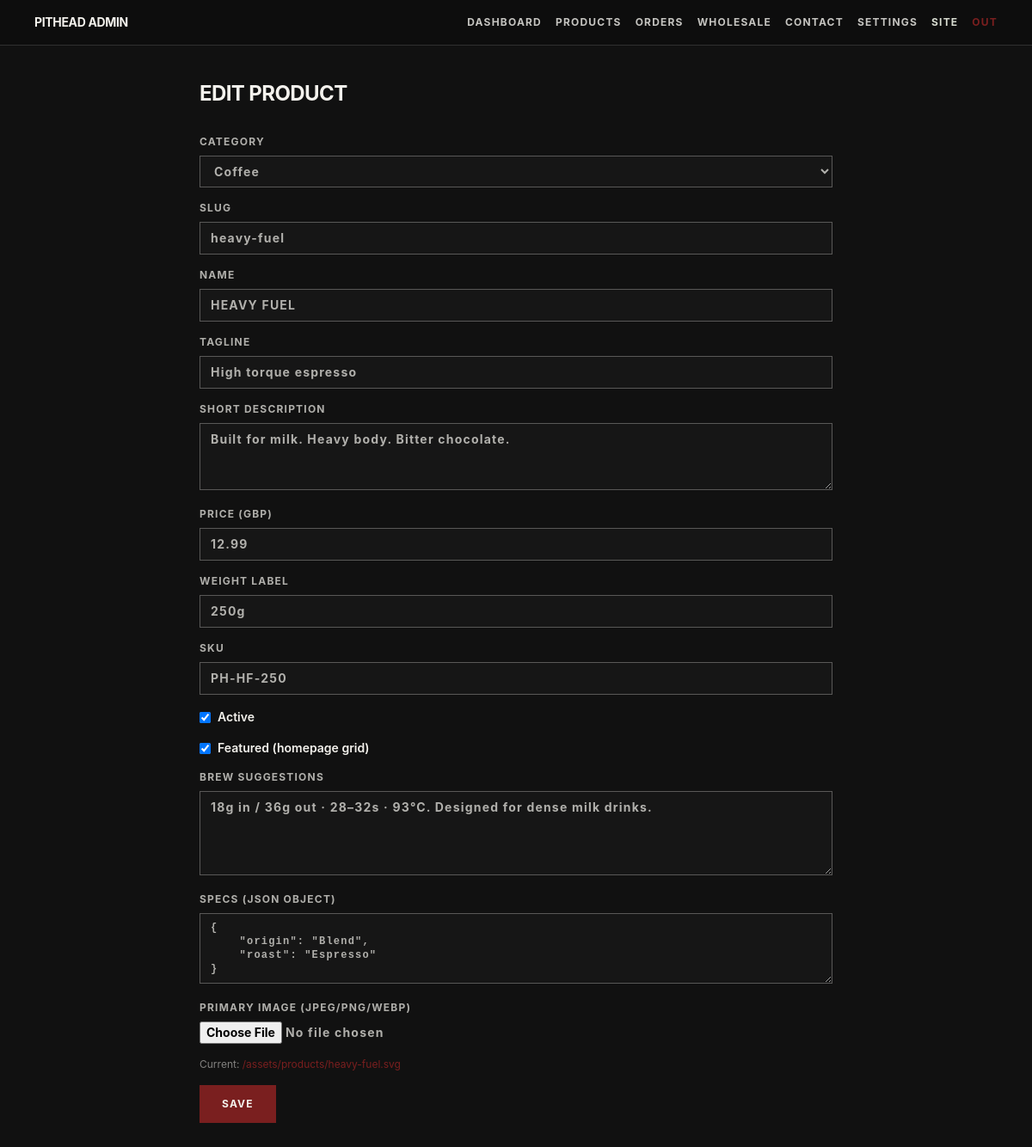
The app's page /php/public/admin/product-edit.php?id=1 (signed in) with its own data.
### tables this page shows
CREATE TABLE products (
  id INT UNSIGNED NOT NULL AUTO_INCREMENT,
  category_id INT UNSIGNED NOT NULL,
  slug VARCHAR(128) NOT NULL,
  name VARCHAR(255) NOT NULL,
  tagline VARCHAR(255) DEFAULT NULL,
  short_description TEXT,
  long_description TEXT,
  price_cents INT UNSIGNED NOT NULL,
  currency VARCHAR(8) NOT NULL DEFAULT 'gbp',
  weight_label VARCHAR(32) DEFAULT NULL,
  sku VARCHAR(64) DEFAULT NULL,
  is_active TINYINT(1) NOT NULL DEFAULT 1,
  is_featured TINYINT(1) NOT NULL DEFAULT 0,
  brew_suggestions TEXT,
  specs JSON DEFAULT NULL,
  created_at TIMESTAMP NOT NULL DEFAULT CURRENT_TIMESTAMP,
  updated_at TIMESTAMP NOT NULL DEFAULT CURRENT_TIMESTAMP ON UPDATE CURRENT_TIMESTAMP,
  PRIMARY KEY (id),
  UNIQUE KEY uq_products_slug (slug),
  KEY idx_products_category (category_id),
  CONSTRAINT fk_products_category FOREIGN KEY (category_id) REFERENCES categories (id)
);

CREATE TABLE categories (
  id INT UNSIGNED NOT NULL AUTO_INCREMENT,
  slug VARCHAR(128) NOT NULL,
  name VARCHAR(255) NOT NULL,
  sort_order INT NOT NULL DEFAULT 0,
  is_active TINYINT(1) NOT NULL DEFAULT 1,
  PRIMARY KEY (id),
  UNIQUE KEY uq_categories_slug (slug)
);

CREATE TABLE product_images (
  id INT UNSIGNED NOT NULL AUTO_INCREMENT,
  product_id INT UNSIGNED NOT NULL,
  path VARCHAR(512) NOT NULL,
  sort_order INT NOT NULL DEFAULT 0,
  is_primary TINYINT(1) NOT NULL DEFAULT 0,
  PRIMARY KEY (id),
  KEY idx_product_images_product (product_id),
  CONSTRAINT fk_product_images_product FOREIGN KEY (product_id) REFERENCES products (id) ON DELETE CASCADE
);

### php/public/_inc/util.php (called while the page is built, shortened)
<?php
function pithead_h(?string $s): string
{
    return htmlspecialchars((string) $s, ENT_QUOTES | ENT_SUBSTITUTE, 'UTF-8');
}

### php/public/admin/product-edit.php (the view, shortened to what this page needs)
<?php
$pdo = pithead_pdo();
$id = (int) ($_GET['id'] ?? 0);
$cats = $pdo->query('SELECT id, name FROM categories WHERE is_active = 1 ORDER BY sort_order')->fetchAll();
$row = null;
if ($id > 0) {
    $st = $pdo->prepare('SELECT * FROM products WHERE id = ?');
    $st->execute([$id]);
    $row = $st->fetch() ?: null;
}
$imgSt = $id > 0 ? $pdo->prepare('SELECT path FROM product_images WHERE product_id = ? AND is_primary = 1 LIMIT 1') : null;
$primaryPath = '';
if ($imgSt) {
    $imgSt->execute([$id]);
    $im = $imgSt->fetch();
    if ($im !== false) {
        $primaryPath = (string) $im['path'];
    }
}
?>
<!DOCTYPE html>
<html lang="en">
<head>
  <link rel="stylesheet" href="/assets/app.css" />
</head>
<body class="min-h-screen bg-coal text-offwhite">
<?php require __DIR__ . '/_nav.php'; ?>
  <main class="mx-auto max-w-3xl px-4 py-10">
    <h1 class="text-2xl font-bold uppercase tracking-tight"><?= $id ? 'Edit product' : 'New product' ?></h1>
    <form method="post" enctype="multipart/form-data" class="mt-8 space-y-4">
      <label class="block text-xs font-bold uppercase tracking-widest text-offwhite/70">Category
        <select name="category_id" class="mt-2 w-full border border-offwhite/30 bg-[#161616] px-3 py-2 text-sm" required>
          <?php foreach ($cats as $c) : ?>
            <option value="<?= (int) $c['id'] ?>" <?= $row && (int) $row['category_id'] === (int) $c['id'] ? 'selected' : '' ?>><?= pithead_h((string) $c['name']) ?></option>
          <?php endforeach; ?>
        </select>
      </label>
      <label class="block text-xs font-bold uppercase tracking-widest text-offwhite/70">Slug
        <input name="slug" required value="<?= pithead_h((string) ($row['slug'] ?? '')) ?>" class="mt-2 w-full border border-offwhite/30 bg-[#161616] px-3 py-2 text-sm" />
      </label>
      <label class="block text-xs font-bold uppercase tracking-widest text-offwhite/70">Name
        <input name="name" required value="<?= pithead_h((string) ($row['name'] ?? '')) ?>" class="mt-2 w-full border border-offwhite/30 bg-[#161616] px-3 py-2 text-sm" />
      </label>
      <label class="block text-xs font-bold uppercase tracking-widest text-offwhite/70">Tagline
        <input name="tagline" value="<?= pithead_h((string) ($row['tagline'] ?? '')) ?>" class="mt-2 w-full border border-offwhite/30 bg-[#161616] px-3 py-2 text-sm" />
      </label>
      <label class="block text-xs font-bold uppercase tracking-widest text-offwhite/70">Short description
        <textarea name="short_description" rows="3" class="mt-2 w-full border border-offwhite/30 bg-[#161616] px-3 py-2 text-sm"><?= pithead_h((string) ($row['short_description'] ?? '')) ?></textarea>
      </label>
      <label class="block text-xs font-bold uppercase tracking-widest text-offwhite/70">Price (GBP)
        <input name="price" type="text" required value="<?= pithead_h($row ? number_format(((int) $row['price_cents']) / 100, 2, '.', '') : '') ?>" class="mt-2 w-full border border-offwhite/30 bg-[#161616] px-3 py-2 text-sm" />
      </label>
      <label class="block text-xs font-bold uppercase tracking-widest text-offwhite/70">Weight label
        <input name="weight_label" value="<?= pithead_h((string) ($row['weight_label'] ?? '')) ?>" class="mt-2 w-full border border-offwhite/30 bg-[#161616] px-3 py-2 text-sm" />
      </label>
      <label class="block text-xs font-bold uppercase tracking-widest text-offwhite/70">SKU
        <input name="sku" value="<?= pithead_h((string) ($row['sku'] ?? '')) ?>" class="mt-2 w-full border border-offwhite/30 bg-[#161616] px-3 py-2 text-sm" />
      </label>
      <label class="flex items-center gap-2 text-sm font-semibold">
        <input type="checkbox" name="is_active" value="1" <?= !$row || (int) $row['is_active'] ? 'checked' : '' ?> /> Active
      </label>
      <label class="flex items-center gap-2 text-sm font-semibold">
        <input type="checkbox" name="is_featured" value="1" <?= $row && (int) $row['is_featured'] ? 'checked' : '' ?> /> Featured (homepage grid)
      </label>
      <label class="block text-xs font-bold uppercase tracking-widest text-offwhite/70">Brew suggestions
        <textarea name="brew_suggestions" rows="4" class="mt-2 w-full border border-offwhite/30 bg-[#161616] px-3 py-2 text-sm"><?= pithead_h((string) ($row['brew_suggestions'] ?? '')) ?></textarea>
      </label>
      <label class="block text-xs font-bold uppercase tracking-widest text-offwhite/70">Specs (JSON object)
        <textarea name="specs" rows="4" class="mt-2 w-full border border-offwhite/30 bg-[#161616] px-3 py-2 text-sm font-mono text-xs"><?php
          if ($row && $row['specs']) {
              $d = json_decode((string) $row['specs'], true);
              echo pithead_h($d ? json_encode($d, JSON_PRETTY_PRINT | JSON_UNESCAPED_SLASHES) : (string) $row['specs']);
          }
        ?></textarea>
      </label>
      <label class="block text-xs font-bold uppercase tracking-widest text-offwhite/70">Primary image (JPEG/PNG/WebP)
        <input type="file" name="image" accept="image/jpeg,image/png,image/webp" class="mt-2 w-full text-sm" />
      </label>
      <?php if ($primaryPath !== '') : ?>
        <p class="text-xs text-offwhite/50">Current: <a href="<?= pithead_h($primaryPath) ?>" class="text-imperial"><?= pithead_h($primaryPath) ?></a></p>
      <?php endif; ?>
      <button type="submit" class="border-2 border-imperial bg-imperial px-6 py-3 text-xs font-bold uppercase tracking-widest hover:bg-coal">Save</button>
    </form>
  </main>
</body>
</html>

### records on screen
products: category_id "Coffee", slug "heavy-fuel", name "HEAVY FUEL", tagline "High torque espresso", short_description "Built for milk. Heavy body. Bitter chocolate.", price "12.99", weight_label "250g", sku "PH-HF-250", is_active "☑", is_featured "☑", brew_suggestions "18g in / 36g out · 28–32s · 93°C. Designed for dense milk drinks.", specs "{ \"origin\": \"Blend\", \"roast\": \"Espresso\" }"
product_images: path "/assets/products/heavy-fuel.svg"

### other values on screen
pithead_h($label) "DASHBOARD"
pithead_h($label) "PRODUCTS"
pithead_h($label) "ORDERS"
pithead_h($label) "WHOLESALE"
pithead_h($label) "CONTACT"
pithead_h($label) "SETTINGS"
